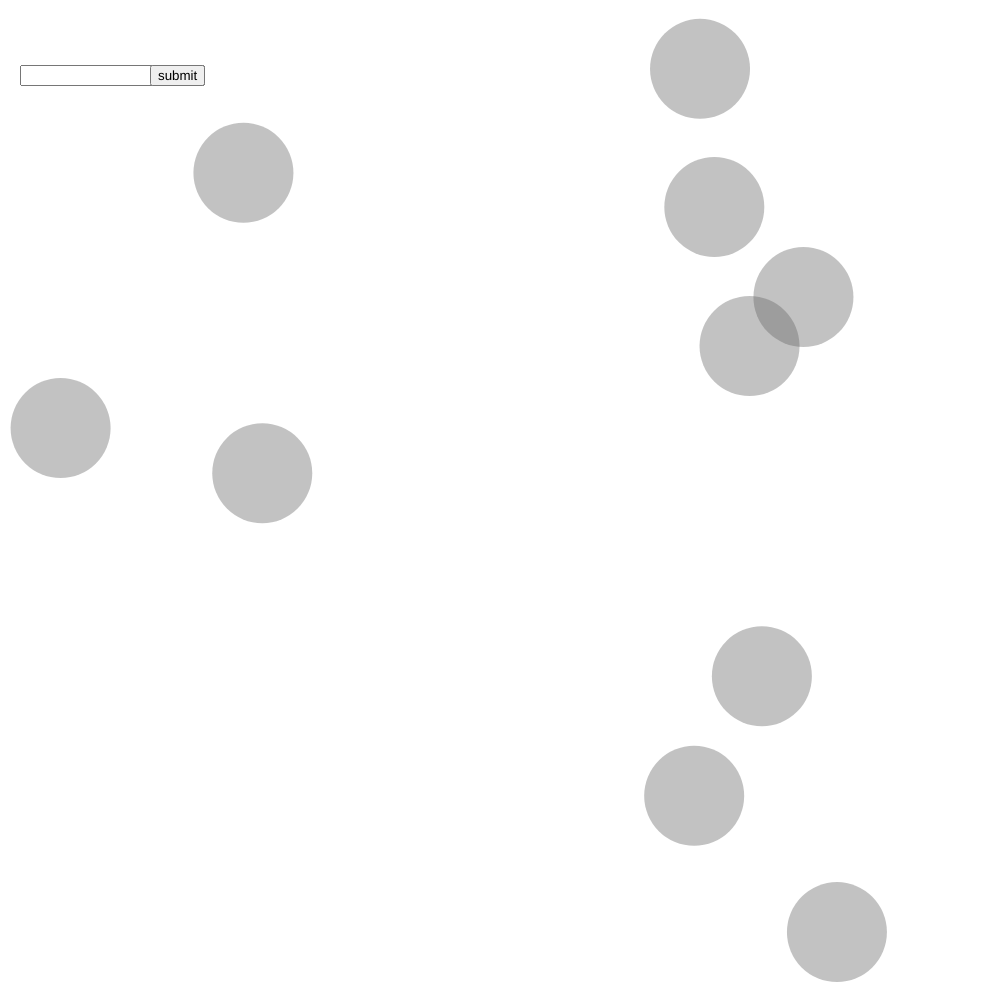
Frame 1 (no input)
Frame 60 (no input): identical to frame 1, image omitted
Frame 120 (the mouse pressed at the canvas centre since frame 60): identical to frame 1, image omitted

The p5.js sketch that drew this single still picture (run headless with seeded random() and noise() and a simulated clock; from frame 60 on, the mouse is pressed at the canvas centre):

// p5.js sketch
// ── sketch.js
var currentFade;
var multiBubbles = [];

var prevMillis = 0;
var interval = 100;

var input, button, createBubbles;


function setup() {
  createCanvas(1000, 1000);
  //bubble0 = new bubbles(random(width), random(height), 100);
  for (var i = 0; i < 10; i++) {
    var newBubble = new bubbles(random(width), random(height), 100);
    multiBubbles.push(newBubble);
  }
  noStroke();
  
  input = createInput();
  input.position(20, 65);

  button = createButton('submit');
  button.position(150, 65);
  button.mousePressed(createBubbles);
  
  
}

function draw() {
  background(255);

  for (var i = 0; i < multiBubbles.length; i++) {

    multiBubbles[i].display();

  }

}

function createBubbles(){
  var number = input.value();
  
  for(var i = 0; i < number; i++){
  var newBubble = new bubbles(random(width), random(height), 100);
  multiBubbles.push(newBubble);
  }
  input.value('');
}

function bubbles(tempX, tempY, tempDiameter) {

  this.x = tempX;
  this.y = tempY;
  this.diameter = tempDiameter;
  this.counter = 100;
  this.fadeDone = false;
  this.speed = 0.05;


  this.display = function() {
    fill(100, this.counter);
    ellipse(this.x, this.y, this.diameter, this.diameter);
  }

 

}
